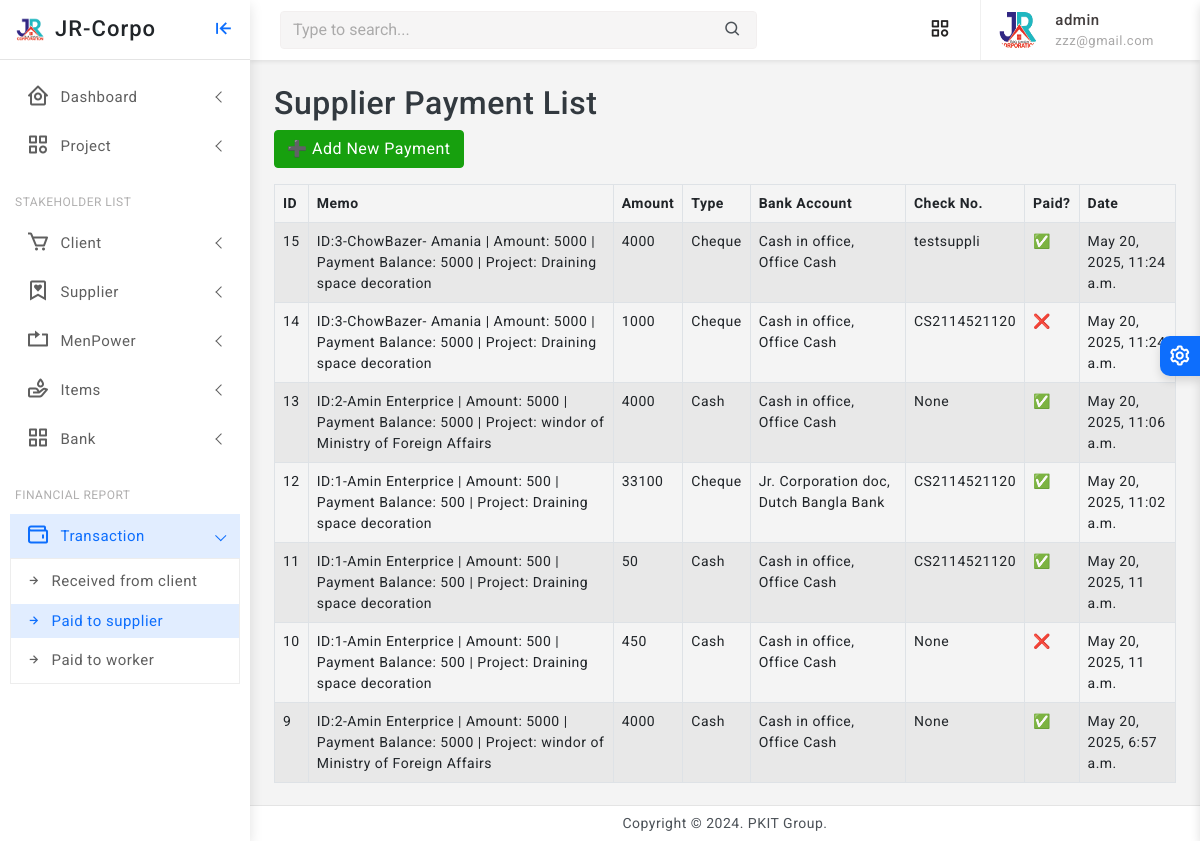
Before: /supplier-payment/list/ (signed in) with the older database file.
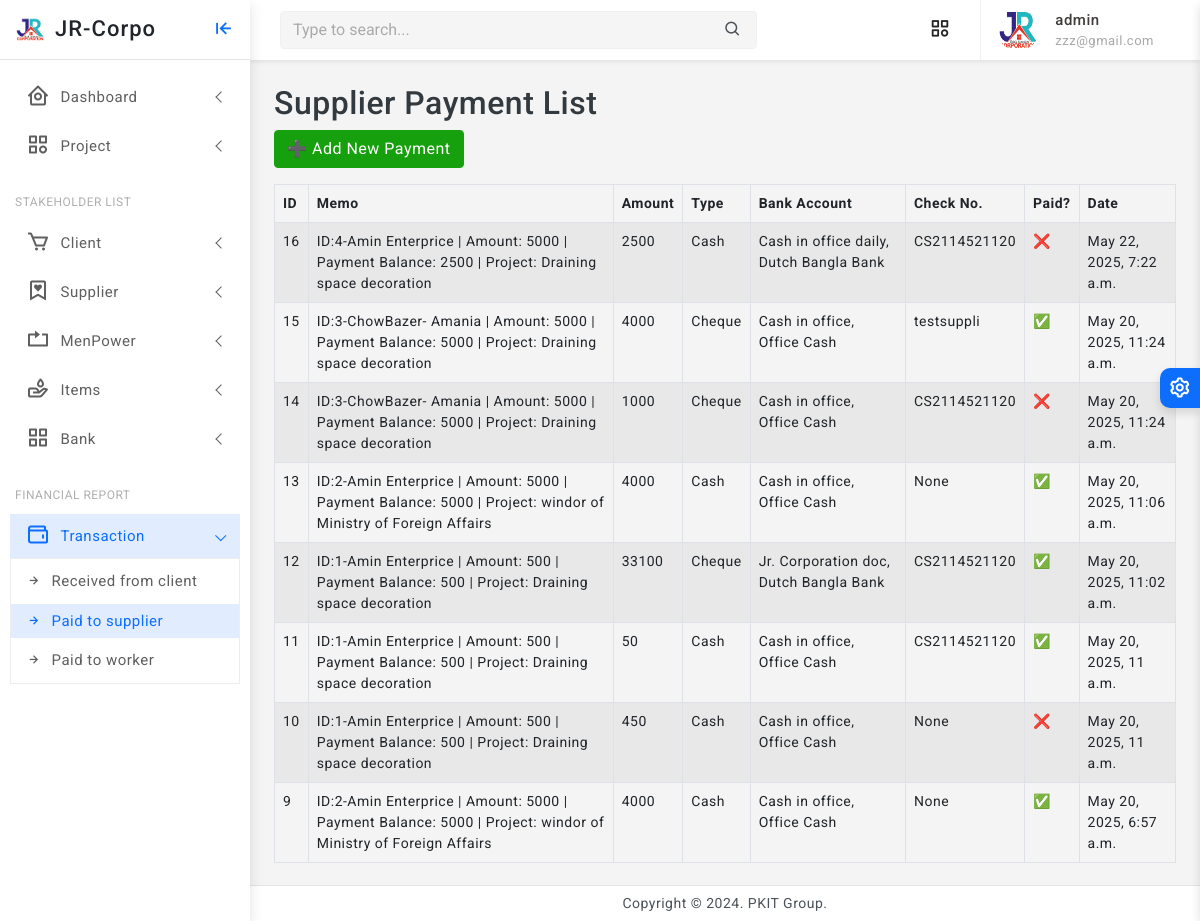
After: the same page with the newer database file.
### finance/models.py (models this page shows, shortened)
class SupplierPayment(models.Model):
    PAYMENT_TYPE_CHOICES = [
        ('CASH', 'Cash'),
        ('CHEQUE', 'Cheque'),
        ('FTGS', 'FTGS'),
        ('OTHER', 'Other'),
    ]
    memo = models.ForeignKey('core.Memo', on_delete=models.CASCADE)
    amount = models.PositiveIntegerField()
    type = models.CharField(max_length=20, choices=PAYMENT_TYPE_CHOICES)
    bank_account = models.ForeignKey('BankAccount', on_delete=models.PROTECT)
    check_number = models.CharField(max_length=100, blank=True, null=True, help_text="Only fill this if payment is not Cash.")
    is_payment_done = models.BooleanField(default=False)
    created_at = models.DateTimeField(auto_now_add=True, blank=True, null=True)

class BankAccount(models.Model):
    ACCOUNT_TYPES = [
        ('SAVINGS', 'Savings'),
        ('CURRENT', 'Current'),
        ('FIXED', 'Fixed Deposit'),
    ]
    bank = models.ForeignKey(Bank, on_delete=models.SET_NULL, null=True, blank=True, help_text="Select bank name")
    account_name = models.CharField(max_length=100, help_text="Account holder's name")
    account_number = models.CharField(max_length=50, unique=True)
    account_type = models.CharField(max_length=10, choices=ACCOUNT_TYPES, default='SAVINGS')
    balance = models.PositiveIntegerField(default=0)
    created_at = models.DateTimeField(auto_now_add=True)
    def __str__(self):
        return f"{self.account_name}, {self.bank}"
    class Meta:
        verbose_name = "Bank Account"
        verbose_name_plural = "Bank Accounts"

class Bank(models.Model):
    name = models.CharField(max_length=100)
    def __str__(self):
        return self.name

### core/models.py (models this page shows, shortened)
class Memo(models.Model):
    project = models.ForeignKey(Project, on_delete=models.CASCADE, related_name='item_memos')
    supplier = models.ForeignKey(Supplier, on_delete=models.CASCADE, related_name='memos')
    items = models.ManyToManyField(Item, related_name='memos')
    amount = models.PositiveIntegerField(default=0)
    payment_balance = models.PositiveIntegerField(default=0, null=True, blank=True)
    is_payment_done = models.BooleanField(default=False, null=True, blank=True)
    created_at = models.DateTimeField(auto_now_add=True)
    updated_at = models.DateTimeField(auto_now=True)
    def __str__(self):
        return f"ID:{self.id}-{self.supplier} | Amount: {self.amount} | Payment Balance: {self.payment_balance} | Project: {self.project.name}"

class Organization(models.Model):
    name = models.CharField(max_length=255, unique=True)
    location = models.CharField(max_length=255)
    phone = models.CharField(max_length=20)
    logo = models.ImageField(upload_to='media/logos/', blank=True, null=True)
    created_at = models.DateTimeField(auto_now_add=True)
    updated_at = models.DateTimeField(auto_now=True)
    class Meta:
        abstract = True
    def __str__(self):
        return self.name

class Supplier(Organization):
    pass

class Project(models.Model):
    STATUS_CHOICES = [
        ('RUNNING', 'Running'),
        ('TRIAL', 'Trial Period'),
        ('CLOSED', 'Closed'),
        ('OTHER', 'Other'),
    ]
    company = models.ForeignKey(Company, on_delete=models.CASCADE, related_name='projects')
    name = models.CharField(max_length=255)
    location = models.CharField(max_length=255)
    approximate_bill = models.PositiveIntegerField(default=0)
    current_cost = models.PositiveIntegerField(default=0, null=True, blank=True)
    final_bill = models.PositiveIntegerField(default=0, null=True, blank=True)
    current_paid = models.PositiveIntegerField(default=0, null=True, blank=True)
    created_at = models.DateTimeField(auto_now_add=True)
    updated_at = models.DateTimeField(auto_now=True)
    status = models.CharField(max_length=10, null=True, blank=True, choices=STATUS_CHOICES, default='RUNNING')

### finance/views.py (the view)
# urls.py: path('supplier-payment/list/', views.supplier_payment_list, name='supplier_payment_list'),
@staff_required
def supplier_payment_list(request):
    payments = SupplierPayment.objects.select_related('memo', 'bank_account').all().order_by('-id')[:150]
    return render(request, 'payment/supplier_payment_list.html', {'payments': payments})

### finance/views.py (called while the page is built)
def staff_required(view_func):
    return user_passes_test(lambda u: u.is_authenticated and u.is_staff)(view_func)

### finance/templates/payment/supplier_payment_list.html
{% extends 'partials/base0.html' %}
{% load static %}
{% block content %}
    <h2>Supplier Payment List</h2>
    <a href="{% url 'create_supplier_payment' %}" class="btn btn-success mb-3">➕ Add New Payment</a>
    <table class="table table-bordered table-striped">
        <thead>
            <tr>
                <th>ID</th>
                <th>Memo</th>
                <th>Amount</th>
                <th>Type</th>
                <th>Bank Account</th>
                <th>Check No.</th>
                <th>Paid?</th>
                <th>Date</th>
            </tr>
        </thead>
        <tbody>
            {% for payment in payments %}
                <tr>
                    <td>{{ payment.id }}</td>
                    <td>{{ payment.memo }}</td>
                    <td>{{ payment.amount }}</td>
                    <td>{{ payment.get_type_display }}</td>
                    <td>{{ payment.bank_account }}</td>
                    <td>{{ payment.check_number }}</td>
                    <td>{{ payment.is_payment_done|yesno:"✅,❌" }}</td>
                    <td>{{ payment.created_at|default:"-" }}</td>
                </tr>
            {% empty %}
                <tr>
                    <td colspan="8">No supplier payments found.</td>
                </tr>
            {% endfor %}
        </tbody>
    </table>
{% endblock %}

Changed rows visible on the page:
added SupplierPayment: id "16", memo "ID:4-Amin Enterprice | Amount: 5000 | Payment Balance: 2500 | Project: Draining space decoration", amount "2500", type "Cash", bank_account "Cash in office daily, Dutch Bangla Bank", check_number "CS2114521120", is_payment_done "❌", created_at "May 22, 2025, 7:22 a.m."
